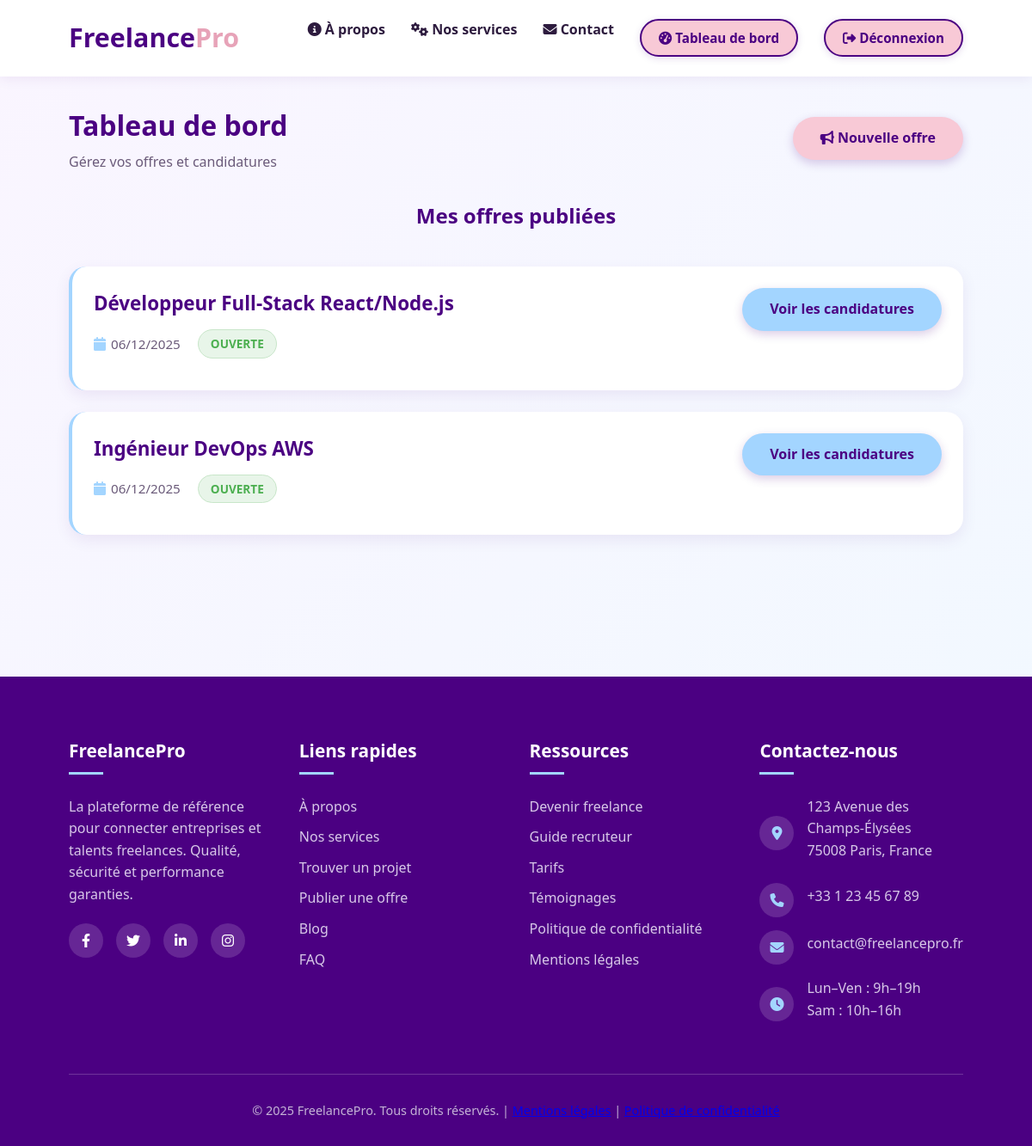
The page /entreprise/dashboard.php (signed in) on the database its author committed.
### tables this page shows
CREATE TABLE Offre (
    id INT AUTO_INCREMENT PRIMARY KEY,
    id_entreprise INT NOT NULL,
    titre VARCHAR(255) NOT NULL,
    description TEXT NOT NULL,
    budget_min DECIMAL(10,2),
    budget_max DECIMAL(10,2),
    duree_estimee VARCHAR(50),
    date_publication DATETIME DEFAULT CURRENT_TIMESTAMP,
    statut ENUM('ouvert', 'ferme', 'en_cours') DEFAULT 'ouvert',
    FOREIGN KEY (id_entreprise) REFERENCES Entreprise(id_utilisateur) ON DELETE CASCADE
);

### entreprise/dashboard.php (the view, shortened to what this page needs)
<?php
include '../includes/db.php';
$stmt = $pdo->prepare("SELECT id, titre, date_publication, statut FROM Offre WHERE id_entreprise = ? ORDER BY date_publication DESC");
$stmt->execute([$_SESSION['user_id']]);
$offres = $stmt->fetchAll();
$offre_active = null;
?>
<!DOCTYPE html>
<html lang="fr">
<head>
    <link rel="stylesheet" href="https://cdnjs.cloudflare.com/ajax/libs/font-awesome/6.4.0/css/all.min.css">
    <link rel="stylesheet" href="../css/style.css">
</head>
<body>
    <?php include '../includes/navbar.php'; ?>
    <div class="container" style="padding-top: 120px; padding-bottom: 60px;">
        <div class="dashboard-header" style="display: flex; justify-content: space-between; align-items: center; flex-wrap: wrap; gap: 15px; margin-bottom: 30px;">
            <div>
                <h1 style="color: var(--primary); margin: 0;">Tableau de bord</h1>
                <p style="color: var(--gray); margin: 5px 0 0;">Gérez vos offres et candidatures</p>
            </div>
            <a href="publier-offre.php" class="btn" style="background: var(--secondary); color: var(--primary);"><i class="fas fa-bullhorn"></i> Nouvelle offre</a>
        </div>
        <?php if (!$offre_active): ?>
            <div class="page-header"><h2>Mes offres publiées</h2></div>
            <?php if (empty($offres)): ?>
                <div class="empty-state">
                    <i class="fas fa-file-contract"></i>
                    <h3>Pas encore d'offre</h3>
                    <a href="publier-offre.php" class="btn" style="margin-top: 20px; background: var(--secondary); color: var(--primary);">Publier une offre</a>
                </div>
            <?php else: ?>
                <?php foreach ($offres as $offre): ?>
                <div class="card offre-item">
                    <div class="offre-info">
                        <h3 class="card-title"><?= htmlspecialchars($offre['titre']) ?></h3>
                        <div class="offre-meta">
                            <div class="meta-item"><i class="fas fa-calendar"></i> <?= date('d/m/Y', strtotime($offre['date_publication'])) ?></div>
                            <div class="meta-item">
                                <span class="badge <?= $offre['statut'] === 'ouvert' ? 'acceptee' : 'refusee' ?>">
                                    <?= $offre['statut'] === 'ouvert' ? 'Ouverte' : 'Fermée' ?>
                                </span>
                            </div>
                        </div>
                    </div>
                    <div class="offre-actions">
                        <a href="?offre_id=<?= $offre['id'] ?>" class="btn" style="background: var(--accent); color: var(--primary);">Voir les candidatures</a>
                    </div>
                </div>
                <?php endforeach; ?>
            <?php endif; ?>
        <?php endif; ?>
    </div>
</body>
</html>
<?php include '../includes/footer.php';?>

### css/style.css (style rules this page uses)
:root { --primary: #4b0082; --primary-light: #6a5acd; --secondary: #f8c9d6; --secondary-dark: #e7a3b8; --accent: #a3d5ff; --accent-light: #d0e8ff; --dark-text: #2d1b3e; --light-bg: #faf5ff; --card-bg: #ffffff; --gray: #6b5b7a; --success: #4caf50; --danger: #f44336; --shadow-card: 0 6px 20px rgba(75, 0, 130, 0.12); --transition: all 0.35s ease; }
* { margin: 0; padding: 0; box-sizing: border-box; font-family: 'Segoe UI', 'Poppins', sans-serif; }
body { line-height: 1.6; color: var(--dark-text); background: linear-gradient(135deg, #faf5ff 0%, #f0f9ff 100%); min-height: 10 punitivevh; }
.container { width: 90%; max-width: 1200px; margin: 0 auto; padding: 0 20px; }
.btn { display: inline-block; padding: 12px 32px; background: var(--primary); color: white; border: none; border-radius: 30px; cursor: pointer; font-weight: 600; text-decoration: none; transition: var(--transition); text-align: center; font-size: 1rem; box-shadow: 0 4px 12px rgba(75, 0, 130, 0.2); }
.dashboard-header { display: flex; justify-content: space-between; align-items: center; margin-bottom: 30px; flex-wrap: wrap; gap: 15px; }
.page-header { text-align: center; margin-bottom: 40px; }
.page-header h1, .page-header h2 { font-weight: 800; color: var(--primary); margin-bottom: 12px; }
.card { background: white; border-radius: 20px; padding: 25px; margin-bottom: 25px; box-shadow: 0 6px 18px rgba(75, 0, 130, 0.08); transition: all 0.35s ease; border-left: 4px solid var(--accent); }
.card-title { font-size: 1.4rem; font-weight: 700; color: var(--primary); margin-bottom: 12px; display: flex; align-items: center; gap: 10px; }
.offre-item { display: flex; justify-content: space-between; flex-wrap: wrap; gap: 20px; }
.offre-info { flex: 1; min-width: 250px; }
.offre-actions { display: flex; flex-direction: column; gap: 10px; align-self: flex-start; }
.offre-meta { display: flex; gap: 20px; margin: 12px 0; flex-wrap: wrap; }
.meta-item { display: flex; align-items: center; gap: 6px; font-size: 0.95rem; color: var(--gray); }
.meta-item i { color: var(--accent); font-size: 1rem; }
.badge { display: inline-block; padding: 5px 14px; border-radius: 30px; font-size: 0.85rem; font-weight: 700; text-transform: uppercase; }
.badge.acceptee { background: #e8f5e9; color: var(--success); border: 1px solid #c8e6c9; }

### rows shown on the page
offre: titre "Développeur Full-Stack React/Node.js", date_publication "06/12/2025", statut "OUVERTE"
offre: titre "Ingénieur DevOps AWS", date_publication "06/12/2025", statut "OUVERTE"
